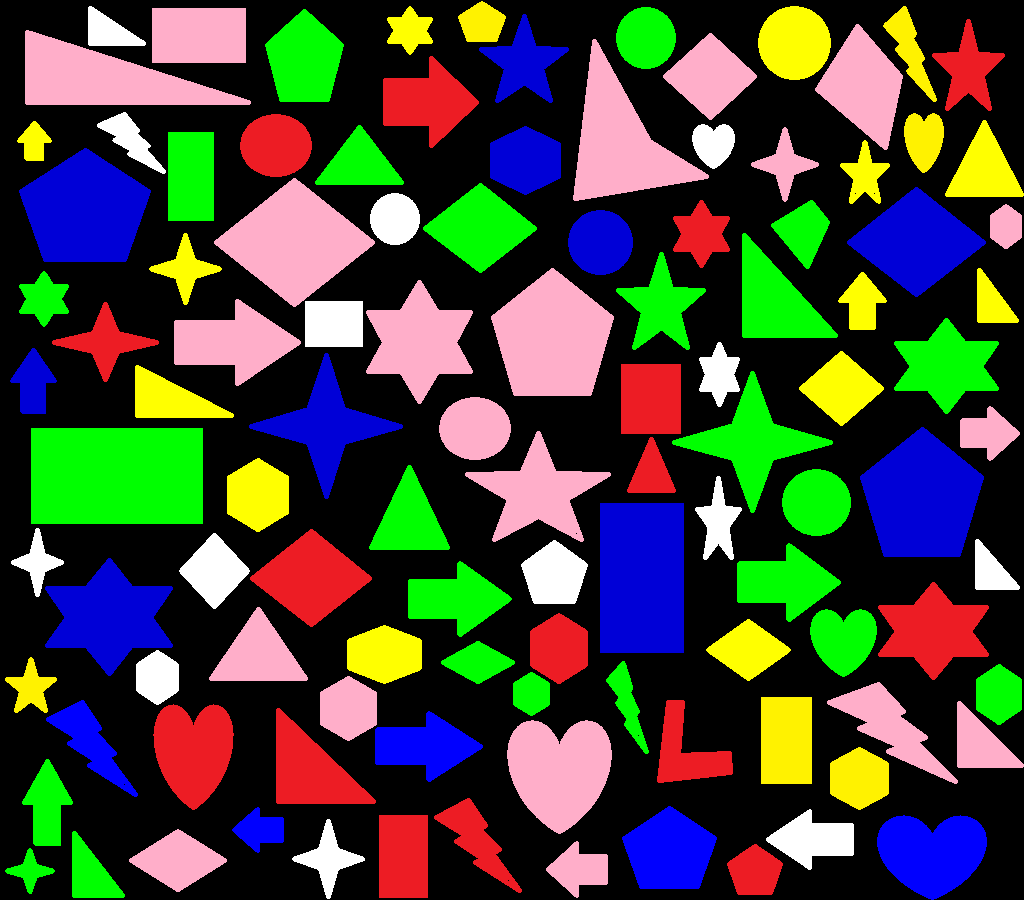
#> input picture img/input_06.png, 1024 x 900 px, found by its file name
$ python STT01.py
#> lines starting #> are read from the running program, lines starting #| are printed output that depends on the picture; after the words box and inside, x2 and y2 are one past the last pixel; in counts of white or black regions, pixels touching at a corner belong together
import cv2
import numpy as np

image_path = "D:/Thuc_Hanh/Ky_6_2024/BaiTapThiGiacMayTinh/BaiTapMoPhongNhom/img/input_06.png"
img = cv2.imread(image_path)
#> img is the input picture: shape (900, 1024, 3); mean B, G, R 55.7, 68, 65.9
height, width = img.shape[:2]
#> height = 900; width = 1024
new_height = int(height * 0.9)
#> new_height = 810
new_width = int(width * 0.9)
#> new_width = 921
img = cv2.resize(img, (new_width, new_height))
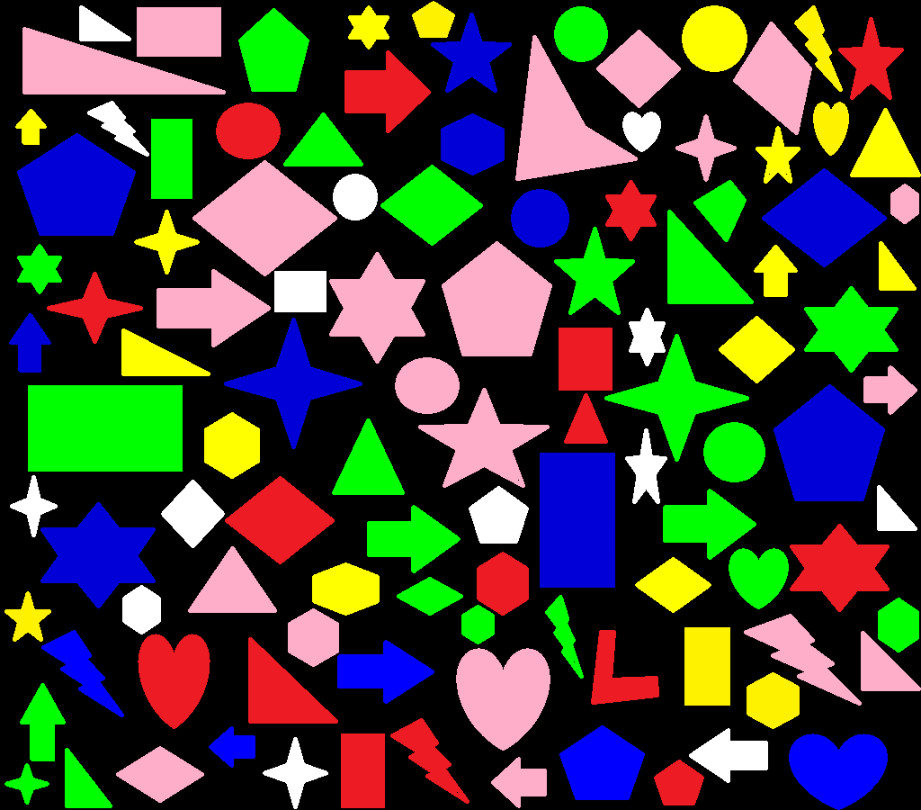
#> img: shape (810, 921, 3); mean B, G, R 55.6, 68, 65.9

def identified_Circle(img):
	gray = cv2.cvtColor(img , cv2.COLOR_BGR2GRAY)
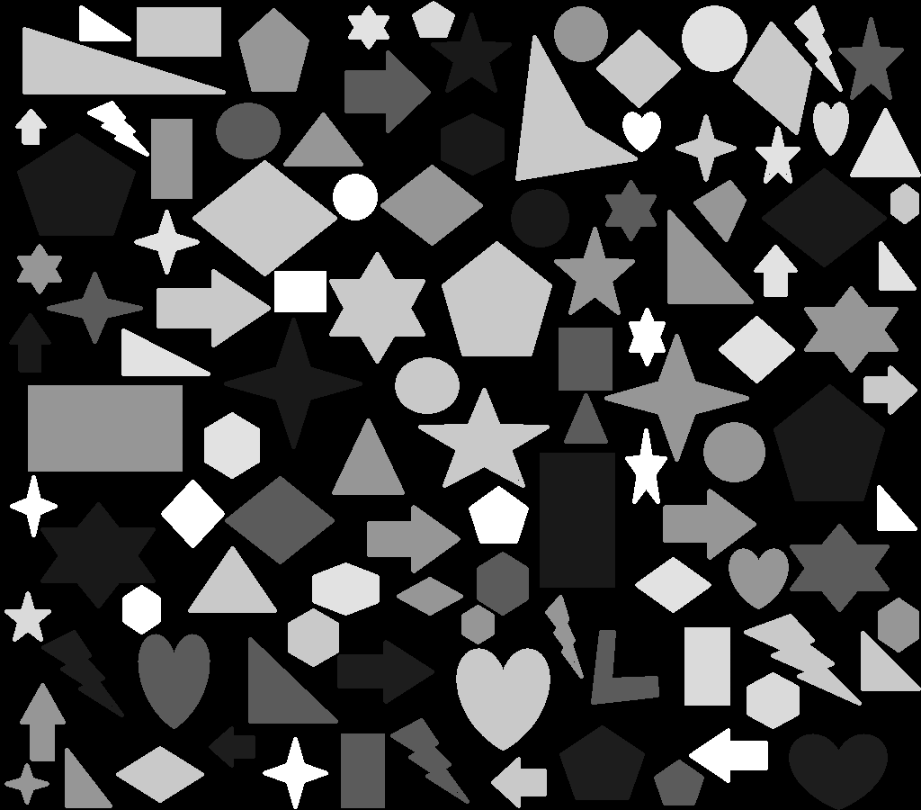
#> gray: shape (810, 921); min 0, max 255, mean 66
	median_img = cv2.medianBlur(gray, 5)
	circles = cv2.HoughCircles(median_img, cv2.HOUGH_GRADIENT, 1.011, 20, param1=100, param2=28, minRadius=0, maxRadius=55)
#> circles = [[734.5, 451.4, 30.43], [540.4, 217.9, 29.02], [580.8, 32.86, 26.59], [714.3, 36.9, 32.35], [355.4, 197.7, 22.75], [425.1, 385.7, 29.22], [244.2, 127.9, 29.32]]
	circles = np.uint16(np.around(circles))
#> circles = [[734, 451, 30], [540, 218, 29], [581, 33, 27], [714, 37, 32], [355, 198, 23], [425, 386, 29], [244, 128, 29]]
	for i in circles[0, :]:
		cv2.circle(img, (i[0], i[1]), i[2], (0, 69, 255), 5)
		cv2.putText(img, "circles", (i[0], i[1]), cv2.FONT_HERSHEY_COMPLEX, 0.5, (0, 69, 255), 1)
#> this loop made 7 passes
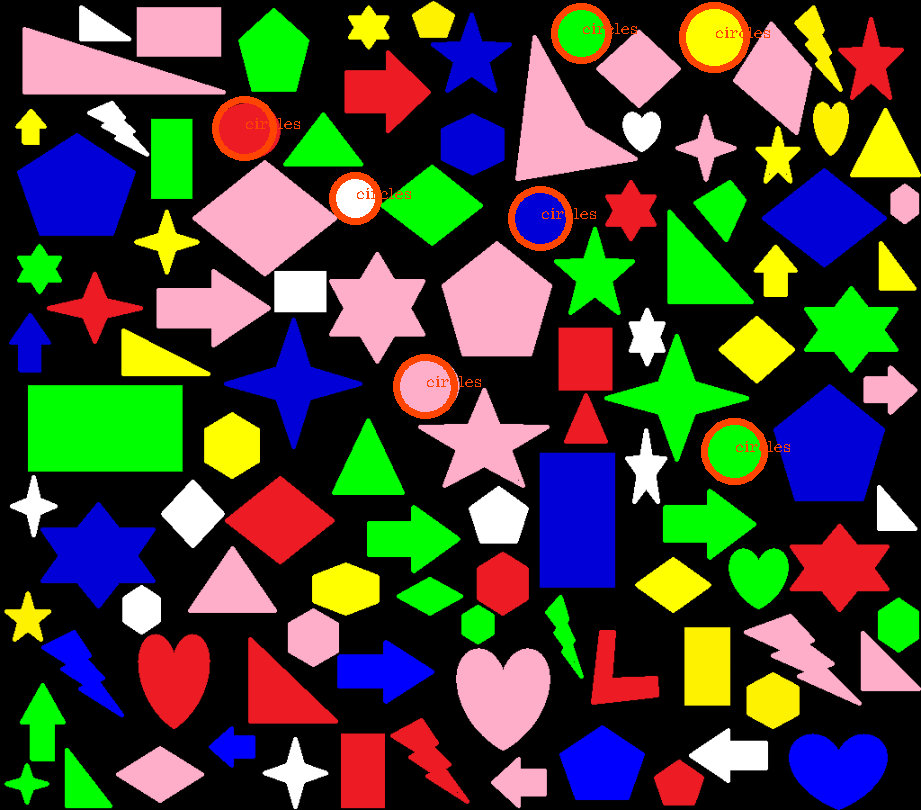
#> img: shape (810, 921, 3); 1.3% of pixels changed, all inside (x1, y1, x2, y2) = (212, 2, 790, 485)


def identified_Triangle(img):
	# code
	imgGrey = cv2.cvtColor(img, cv2.COLOR_BGR2GRAY)
	_, thresholds = cv2.threshold(imgGrey, 0, 255, cv2.THRESH_BINARY)
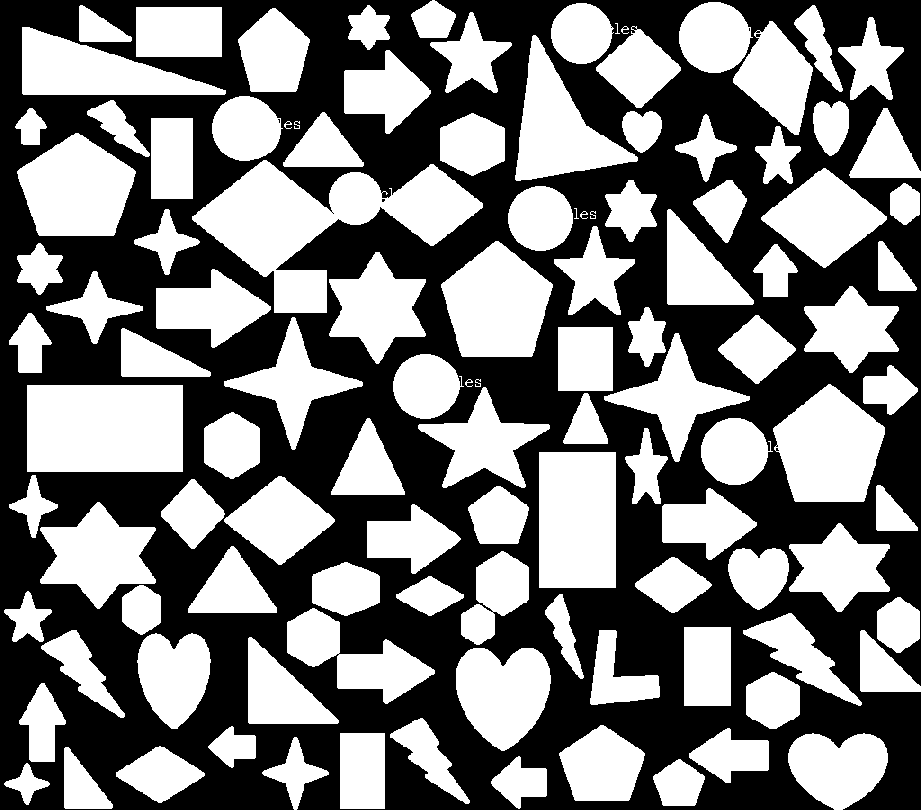
#> thresholds: shape (810, 921); 48.5% white; 113 white regions (2 under 20 px)
	contours, _ = cv2.findContours(thresholds, cv2.RETR_TREE, cv2.CHAIN_APPROX_SIMPLE)
#> contours = 128 contours, 24 with area under 20; largest, box (x1, y1, x2, y2) and area: (192, 160, 483, 313) 17454, (27, 385, 183, 472) 13330, (539, 452, 616, 588) 10260, (773, 384, 885, 502) 9158, (441, 241, 553, 357) 8988
	for cnt in contours:
	    approx = cv2.approxPolyDP(cnt, 0.025 * cv2.arcLength(cnt, True), True)
	    x = approx.ravel()[0]
	    y = approx.ravel()[1]
	    if len(approx) == 3:
	        cv2.drawContours(img, [approx], 0, (0, 69, 255), 5)
	        cv2.putText(img, "Triangle", (x, y), cv2.FONT_HERSHEY_COMPLEX, 0.5, (0, 69, 255), 1)
#> this loop made 128 passes
#> (x, y) on passes 1, 2, 3, 6, 7, 9, 10, 11, 13, 14, 15, 17: (26, 763), (653, 776), (518, 756), (294, 737), (789, 749), (689, 753), (231, 726), (559, 753), (41, 683), (771, 672), (473, 648), (151, 634)
#> (approx, x, y) on passes 4, 5, 8, 12, 16, 18: ([[65, 747], [64, 807], [111, 808]], 65, 747), ([[159, 746], [116, 776], [161, 802], [204, 773]], 159, 746), ([[340, 733], [340, 808], [384, 808], [384, 733]], 340, 733), ([[390, 734], [426, 778], [469, 802], [422, 718]], 390, 734), ([[248, 638], [249, 723], [338, 722]], 248, 638), ([[861, 630], [860, 690], [920, 691]], 861, 630)
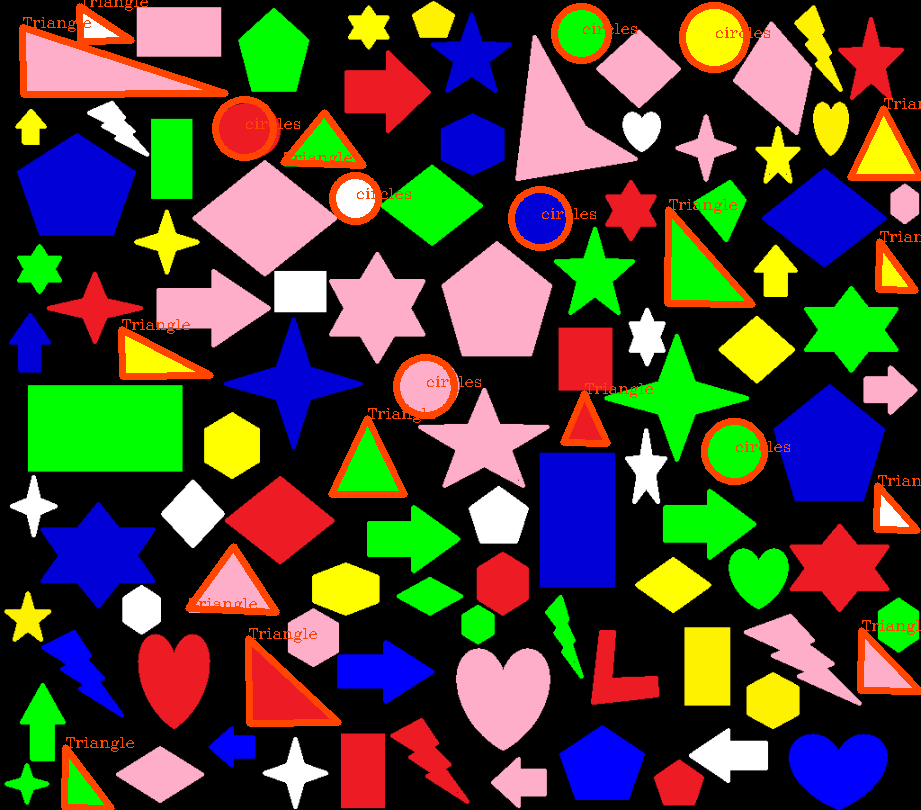
#> img: shape (810, 921, 3); 3.23% of pixels changed, all inside (x1, y1, x2, y2) = (19, 0, 921, 810)

identified_Circle(img)
identified_Triangle(img)
cv2.imshow("Example", img)
cv2.waitKey(0)
cv2.destroyAllWindows()
